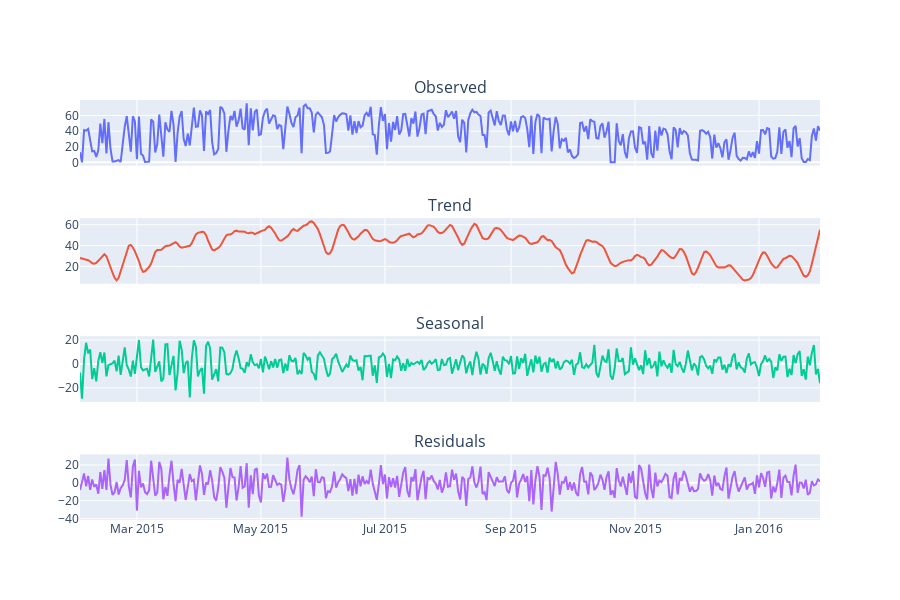

Here is the notebook cell this chart was saved with:
### Code cell
names = [col_name for col_name in decomp_df.columns]

fig = make_subplots(rows = 4, cols = 1,
                    subplot_titles = names,
                    shared_xaxes = True)

row = 1
col = 1

for component in list(decomp_df.columns):
    fig.add_trace(go.Scatter(
        x = decomp_df.index,
        y = decomp_df[component],
    ), row = row, col = col)
    row += 1

fig.update_layout(
    showlegend = False,
    height = 600
)

fig.show()

### Figure 1 — Plotly figure (JSON) as saved in the notebook; plotly's stock layout.template omitted (floating-point values rounded to 4 significant figures; data arrays with more than 128 entries replaced by an {"elided": "..."} marker saying what was removed)
{"data": [{"x": {"elided": "365 str values"}, "y": {"elided": "365 float values"}, "type": "scatter", "xaxis": "x", "yaxis": "y"}, {"x": {"elided": "365 str values"}, "y": {"elided": "365 float values"}, "type": "scatter", "xaxis": "x2", "yaxis": "y2"}, {"x": {"elided": "365 str values"}, "y": {"elided": "365 float values"}, "type": "scatter", "xaxis": "x3", "yaxis": "y3"}, {"x": {"elided": "365 str values"}, "y": {"elided": "365 float values"}, "type": "scatter", "xaxis": "x4", "yaxis": "y4"}], "layout": {"xaxis": {"anchor": "y", "domain": [0.0, 1.0], "matches": "x4", "showticklabels": false}, "yaxis": {"anchor": "x", "domain": [0.8438, 1.0]}, "xaxis2": {"anchor": "y2", "domain": [0.0, 1.0], "matches": "x4", "showticklabels": false}, "yaxis2": {"anchor": "x2", "domain": [0.5625, 0.7188]}, "xaxis3": {"anchor": "y3", "domain": [0.0, 1.0], "matches": "x4", "showticklabels": false}, "yaxis3": {"anchor": "x3", "domain": [0.2812, 0.4375]}, "xaxis4": {"anchor": "y4", "domain": [0.0, 1.0]}, "yaxis4": {"anchor": "x4", "domain": [0.0, 0.1562]}, "annotations": [{"font": {"size": 16}, "showarrow": false, "text": "Observed", "x": 0.5, "xanchor": "center", "xref": "paper", "y": 1.0, "yanchor": "bottom", "yref": "paper"}, {"font": {"size": 16}, "showarrow": false, "text": "Trend", "x": 0.5, "xanchor": "center", "xref": "paper", "y": 0.7188, "yanchor": "bottom", "yref": "paper"}, {"font": {"size": 16}, "showarrow": false, "text": "Seasonal", "x": 0.5, "xanchor": "center", "xref": "paper", "y": 0.4375, "yanchor": "bottom", "yref": "paper"}, {"font": {"size": 16}, "showarrow": false, "text": "Residuals", "x": 0.5, "xanchor": "center", "xref": "paper", "y": 0.1562, "yanchor": "bottom", "yref": "paper"}], "showlegend": false, "height": 600}}
